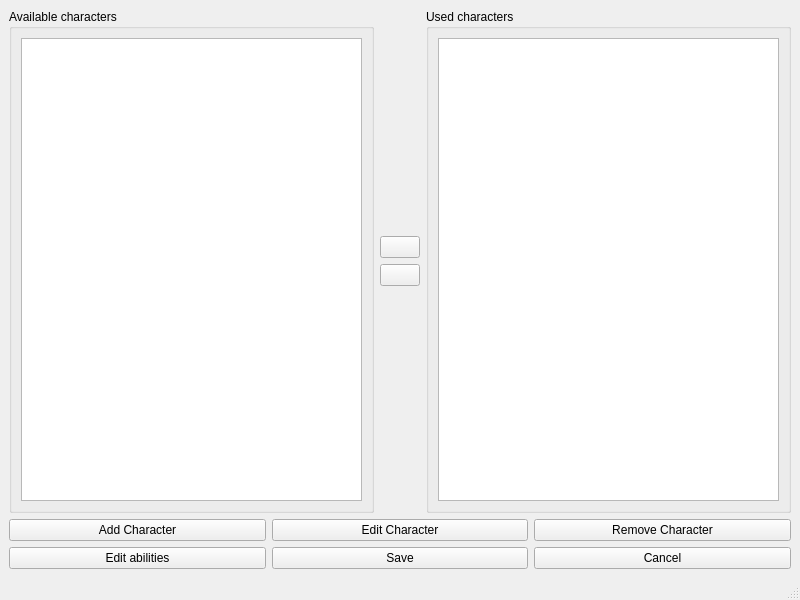
<?xml version="1.0" encoding="UTF-8"?>
<ui version="4.0">
 <class>MainWindow</class>
 <widget class="QMainWindow" name="MainWindow">
  <property name="geometry">
   <rect>
    <x>0</x>
    <y>0</y>
    <width>800</width>
    <height>600</height>
   </rect>
  </property>
  <property name="windowTitle">
   <string>DnD </string>
  </property>
  <widget class="QWidget" name="centralwidget">
   <layout class="QVBoxLayout" name="verticalLayout">
    <item>
     <layout class="QHBoxLayout" name="horizontalLayout">
      <item>
       <widget class="QGroupBox" name="availableCharactersGroupBox">
        <property name="title">
         <string>Available characters</string>
        </property>
        <layout class="QVBoxLayout" name="verticalLayout_3">
         <item>
          <widget class="QListView" name="availableCharactersListView"/>
         </item>
        </layout>
       </widget>
      </item>
      <item>
       <layout class="QVBoxLayout" name="centralVLayout">
        <item>
         <spacer name="verticalSpacer">
          <property name="orientation">
           <enum>Qt::Vertical</enum>
          </property>
          <property name="sizeHint" stdset="0">
           <size>
            <width>20</width>
            <height>40</height>
           </size>
          </property>
         </spacer>
        </item>
        <item>
         <widget class="QPushButton" name="rightArrow">
          <property name="text">
           <string/>
          </property>
         </widget>
        </item>
        <item>
         <widget class="QPushButton" name="leftArrow">
          <property name="text">
           <string/>
          </property>
         </widget>
        </item>
        <item>
         <spacer name="verticalSpacer_2">
          <property name="orientation">
           <enum>Qt::Vertical</enum>
          </property>
          <property name="sizeHint" stdset="0">
           <size>
            <width>20</width>
            <height>40</height>
           </size>
          </property>
         </spacer>
        </item>
       </layout>
      </item>
      <item>
       <widget class="QGroupBox" name="usedCharactersGroupBox">
        <property name="title">
         <string>Used characters</string>
        </property>
        <layout class="QVBoxLayout" name="verticalLayout_4">
         <item>
          <widget class="QListView" name="usedCharactersListView"/>
         </item>
        </layout>
       </widget>
      </item>
     </layout>
    </item>
    <item>
     <layout class="QHBoxLayout" name="horizontalLayout_2">
      <item>
       <widget class="QPushButton" name="addCharacterButton">
        <property name="text">
         <string>Add Character</string>
        </property>
       </widget>
      </item>
      <item>
       <widget class="QPushButton" name="editCharacterButton">
        <property name="text">
         <string>Edit Character</string>
        </property>
       </widget>
      </item>
      <item>
       <widget class="QPushButton" name="removeCharacterButton">
        <property name="text">
         <string>Remove Character</string>
        </property>
       </widget>
      </item>
     </layout>
    </item>
    <item>
     <layout class="QHBoxLayout" name="horizontalLayout_3">
      <item>
       <widget class="QPushButton" name="editAbilitiesButton">
        <property name="text">
         <string>Edit abilities</string>
        </property>
       </widget>
      </item>
      <item>
       <widget class="QPushButton" name="saveButton">
        <property name="text">
         <string>Save</string>
        </property>
       </widget>
      </item>
      <item>
       <widget class="QPushButton" name="cancelButton">
        <property name="text">
         <string>Cancel</string>
        </property>
       </widget>
      </item>
     </layout>
    </item>
   </layout>
  </widget>
  <widget class="QMenuBar" name="menubar">
   <property name="geometry">
    <rect>
     <x>0</x>
     <y>0</y>
     <width>800</width>
     <height>24</height>
    </rect>
   </property>
  </widget>
  <widget class="QStatusBar" name="statusbar"/>
 </widget>
 <resources/>
 <connections/>
</ui>
